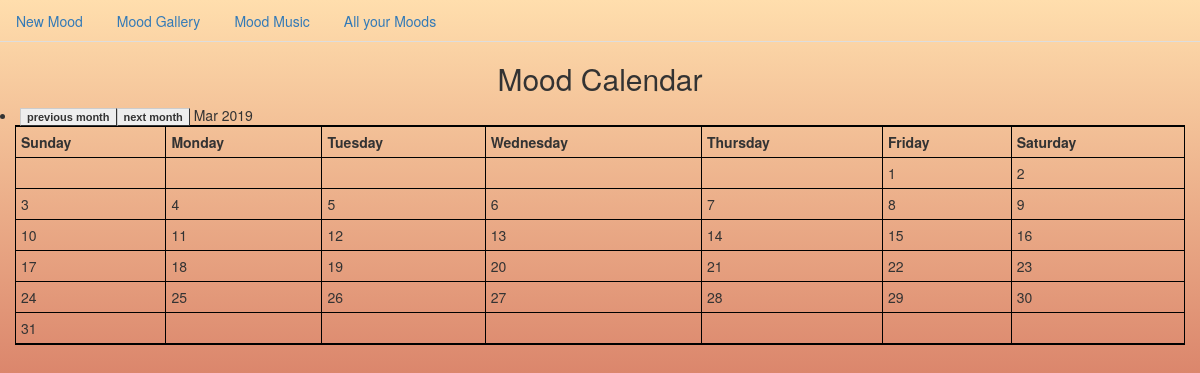
Page /mcalendar/ on the earlier database version.
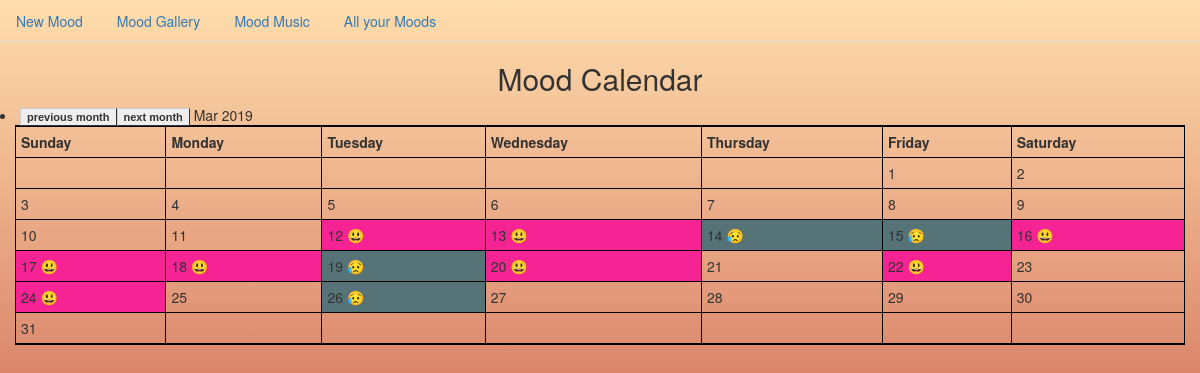
Same page on the later database version.
### tables this page shows
CREATE TABLE post (
    id INTEGER PRIMARY KEY AUTOINCREMENT , 
    created TIMESTAMP NOT NULL DEFAULT CURRENT_TIMESTAMP,
    mood TEXT NOT NULL,
    body TEXT NOT NULL
);

### final_project_example/__init__.py (the view)
    @app.route("/mcalendar/", defaults={'month':None, 'year':None},  methods=["GET", "POST"])
    @app.route("/mcalendar/<month>/<year>", methods=["GET", "POST"])
    def mcalendar(month, year):
        if month is None:
            month = datetime.date.today().month
        else:
            month=int(month)
        if year is None:
            year = datetime.date.today().year
        else:
            year=int(year)
        db = get_db()
        posts = db.execute(
            'SELECT id, mood, body, created'
            ' FROM post'
            ' ORDER BY created DESC'
        ).fetchall()
        cal = calendar.Calendar(6)
        today = datetime.date.today().day
        calmonth = cal.monthdatescalendar(year,month)
        previous_month, previous_year= previous_date(month, year)
        next_month, next_year= next_date(month, year)
        return render_template(
            "mcalendar.html",
            posts=posts,
            mood_colour=mood_colour,
            calmonth = calmonth,
            month = month,
            today = today,
            year = year,
            find_mood_for_date = find_mood_for_date,
            mood_emoji = mood_emoji,
            mood_colour_cal=mood_colour_cal,
            previous_month=previous_month,
            previous_year=previous_year,
            next_month=next_month,
            next_year=next_year,
            month_converter=month_converter,
            )

### final_project_example/db.py (called while the page is built)
def get_db():
    if 'db' not in g:
        g.db = sqlite3.connect(
            current_app.config['DATABASE'],
            detect_types=sqlite3.PARSE_DECLTYPES
        )
        g.db.row_factory = sqlite3.Row
    return g.db

### final_project_example/templates/mcalendar.html (shortened to what this page needs)
{% extends "base.html" %}
{% block body %}
<header>
<h2>Mood Calendar</h2>
</header>
<table class="post container" >
    <li>
    <a href= "{{ url_for('mcalendar', month=previous_month, year=previous_year) }}" class="button">previous month</a><a href= "{{ url_for('mcalendar', month=next_month, year=next_year) }}" class="button">next month</a>
    {{ month_converter(month) }}  {{ year }}
    </li>
    <tr>
        <th>Sunday</th>
        <th>Monday</th>
        <th>Tuesday</th>
        <th>Wednesday</th>
        <th>Thursday</th>
        <th>Friday</th>
        <th>Saturday</th>
    </tr>
    {% for calweek in calmonth %}
    <tr>
        {% for calday in calweek %}
        {% if calday.month == month %}
              <td style="background-color: {{ mood_colour_cal(calday, posts) }}"> {{ (calday.day) }}  {{ mood_emoji(find_mood_for_date(calday, posts)) }}</td>
        {% else %}
            <td>&nbsp;</td>
        {% endif %}
        {% endfor %}
    </tr>
    {% endfor %}
</table>
{% endblock %}

Differences in the rows shown:
now on this page (row edited): post: mood "😃"
now on this page (row edited): post: mood "😃"
now on this page (row edited): post: mood "😥"
now on this page (row edited): post: mood "😥"
now on this page (row edited): post: mood "😃"
now on this page (row edited): post: mood "😃"
now on this page (row edited): post: mood "😃"
now on this page (row edited): post: mood "😥"
now on this page (row edited): post: mood "😃"
now on this page (row edited): post: mood "😃"
now on this page (row edited): post: mood "😃"
added post: mood "😥"
Other differences:
list line gone: "12 13 14 15 16"
new list line: "12 13 14 15 16"
list line gone: "17 18 19 20 22"
new list line: "17 18 19 20 22"
list line gone: "24 26"
new list line: "24 26"
